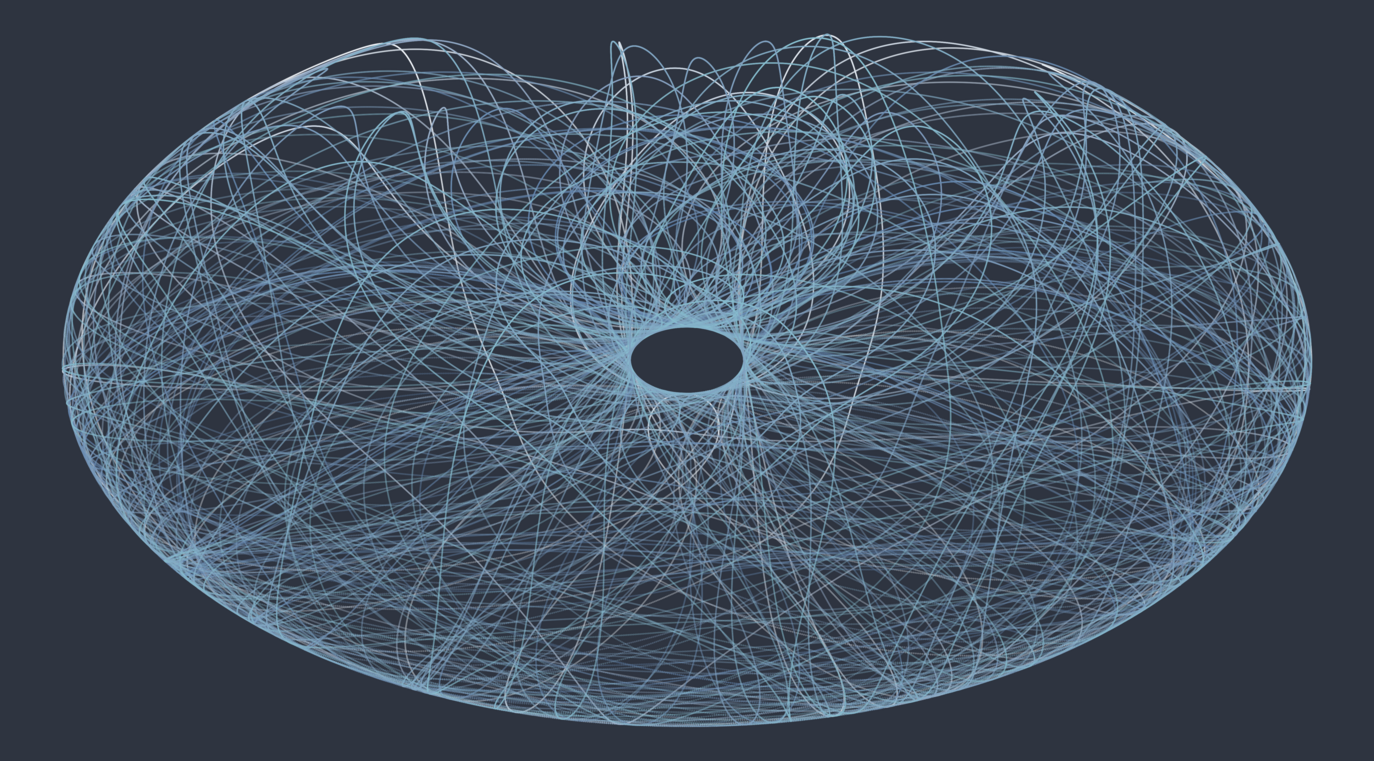

The script that drew this image:
"""
Double Pendulum Simulation

This scripts simulates a double pendulum.
Physics-related paramters such as
- the two masses in the pendulum
- the two lengths of the two rods in the pendulum
- the initial angular velocities of the pendulum
- the gravitational constant

as well as paramters to tweak the simulation (see
help message) can be provided on the command-line.

Interesting parameters are `--display` and `--show-past`.
The first one not only generates a picture of the of the
trajectory of the bottom mass but also shows the animated
simulation while the second adds a trail of all past positions
of the bottom mass to the simulation.

An image of the 
"""
import argparse as ap
import matplotlib.pyplot as plt
import numpy as np
import pathlib as pl

from matplotlib.animation import FuncAnimation
from matplotlib.colors import LinearSegmentedColormap

# set the plot background color
plt.rcParams["figure.facecolor"] = '#2e3440'


def parse_args():
    parser = ap.ArgumentParser(description=__doc__, formatter_class=ap.RawTextHelpFormatter)
    parser.add_argument('--m1', type=float, default=2, help='The value of the first mass [kg]')
    parser.add_argument('--m2', type=float, default=1, help='The value of the second mass [kg]')
    parser.add_argument('--r1', type=float, default=3, help='The length of the first pendulum rod [m]')
    parser.add_argument('--r2', type=float, default=2.5, help='The length of the second pendulum rod [m]')
    parser.add_argument('--v1', type=float, default=-np.pi / 9, help='The first initial angular velocity [rad / s]')
    parser.add_argument('--v2', type=float, default=-np.pi / 8, help='The second initial angular velocity [rad / s]')
    parser.add_argument('--i1', type=float, default=0.85 * np.pi, help='The initial value for the first angle')
    parser.add_argument('--i2', type=float, default=0.75 * np.pi, help='The initial value for the first angle')
    parser.add_argument('--dt', type=float, default=1e-3, help='The simulation time stamp in seconds')
    parser.add_argument('-g', '--gravity', type=float, default=9.81, help='The value for the gravitational constant [N * m^2 / kg^2]')
    parser.add_argument('--steps', '-s', type=int, default=500_000, help='The number of simulation steps')
    parser.add_argument('--pause', type=float, default=1e-15, help='The pause between different renderings')
    parser.add_argument('-d', '--display', action='store_true', help='Display the simulation')
    parser.add_argument('--dpi', type=int, default=350, help='The image resolution in dpi.')
    parser.add_argument('--marker-size', type=float, default=0.03, help="The marker-size.")
    parser.add_argument('--mod', '-m', type=int, default=100, help='When the simulation is shown, only display every `mod` step')
    parser.add_argument('-p', '--show-past', type=int, default=0, help='Specify how many past positions should be shown in the tail')
    parser.add_argument('--output', '-o', type=pl.Path, required=False, help='The output path of the plot')
    return parser.parse_args()


class FPrime:
    """Define the system of DEs.

    We express the system of second-order order DEs
    as a coupled system of first-order DEs of the form
   
    x' = f(x)

    This class defines the function f.
    """
    def __init__(self, m1, m2, r1, r2, g):
        """Pass the parameters of the system

        Arguments
        ---------
        m1: float
            The top mass
        m2: float
            The bottom mass
        r1: float
            The length of the top rod
        r2: float
            The length of the bottom rod
        g: float
            The gravitational constant
        """
        self._m1 = m1
        self._m2 = m2
        self._r1 = r1
        self._r2 = r2
        self._g = g
    
    def __call__(self, w):
        m1 = self._m1
        m2 = self._m2
        r1 = self._r1
        r2 = self._r2
        g = self._g

        dt = w[0] - w[1]
        den = 2 * m1 + m2 * (1 - np.cos(2*dt))
        m12 = m1 + m2

        return np.array([
                w[2],
                w[3],
                (-g*(2*m1 + m2)*np.sin(w[0]) - m2 * g * np.sin(w[0] - 2*w[1]) - 2 * np.sin(dt) * m2 * (w[3]**2 * r2 + w[2]**2 *r1 * np.cos(dt))) / (r1 * den),
                (2*np.sin(dt)* (w[2]**2 * r1 * m12 + g * m12 * np.cos(w[0]) + w[3]**2 * r2 * m2 * np.cos(dt) )) / (r2 * den),
                ])


class RungeKutta4:
    """The Runge Kutta solver"""
    def __init__(self, dt, f, initial):
        """Specify the solver parameters in the constructor

        Arguments
        ---------

        dt: float
            The time step
        initial: np.array
            The initial conditions
        """
        self._dt = dt
        self._f = f
        self._prev = initial
        self._iteration = 0
    
    def __call__(self):
        """Iterate the solver

        Returns
        -------
        np.array
            The next point in the iteration of the solver.
        """
        self._iteration += 1
        x = self._prev
        k1 = self._f(x) * self._dt
        k2 = self._f(x + 0.5 * k1) * self._dt
        k3 = self._f(x + 0.5 * k2) * self._dt
        k4 = self._f(x + k3) * self._dt
        self._prev = x + 1 / 6 * (k1 + 2*k2 + 2*k3 + k4)
        return self._prev


if __name__ == '__main__':

    # parse the command-line args
    args = parse_args()

    # define the system function
    f = FPrime(args.m1, args.m2, args.r1, args.r2, args.gravity)

    # initialize the solver
    rk = RungeKutta4(args.dt, f, np.array([args.i1, args.i2, 0, 0]))

    # create the colormap
    colors = ['#eef2f6', '#5e81ab', '#81a1c0', '#88c0d1', '#81a1c0']
    cmap = LinearSegmentedColormap.from_list('blueish', colors)

    # prepare the plot
    if args.display:
        plt.ion()
        fig, ax = plt.subplots()
        line, = ax.plot([], [], lw=2)

    # simulate
    time = 0
    xs = []
    ys = []
    ts = []
    for step in range(args.steps):
        plt.clf()
        current = rk()
        t1, t2 = current[0], current[1]
        # print(f'Step {step}: {t1}, {t2}')

        x1 = args.r1 * np.sin(t1)
        y1 = -args.r1 * np.cos(t1)
        x2 = x1 + args.r2 * np.sin(t2)
        y2 = y1 - args.r2 * np.cos(t2)

        xs.append(x2)
        ys.append(y2)
        ts.append(time)

        if args.display and step % args.mod == 0:
            plt.axis('off')
            ax.relim()  # Recompute the data limits
            ax.autoscale_view()  # Rescale the view
            plt.plot([0, x1, x2], [0, y1, y2], color='#00ff00', marker='o', markerfacecolor='grey')
            plt.xlim(-1 - args.r1 - args.r2, 1 + args.r1 + args.r2)  # Set the range of the x-axis
            plt.ylim(-1 - args.r1 - args.r2, 1 + args.r1 + args.r2)  # Set the range of the y-axis
            if args.show_past > 0:
                back = min(len(xs), args.show_past)
                plt.scatter(xs[-back:], ys[-back:], c=ts[-back:], cmap=cmap, marker='o', s=args.marker_size)
            plt.draw()

            plt.pause(args.pause)  # Option

        time += args.dt

    if args.display:
        plt.ioff()  # Turn off interactive mode
        plt.close(fig)

    if args.output:
        plt.rcParams["figure.facecolor"] = '#2e3440'
        fig, ax = plt.subplots(figsize=(16, 9), dpi=args.dpi)
        ax.scatter(xs, ys, c=ts, cmap=cmap, marker='o', s=args.marker_size)
        plt.axis('off')
        plt.tight_layout()
        plt.savefig(args.output, bbox_inches='tight', transparent=False, dpi=args.dpi, pad_inches=0)
